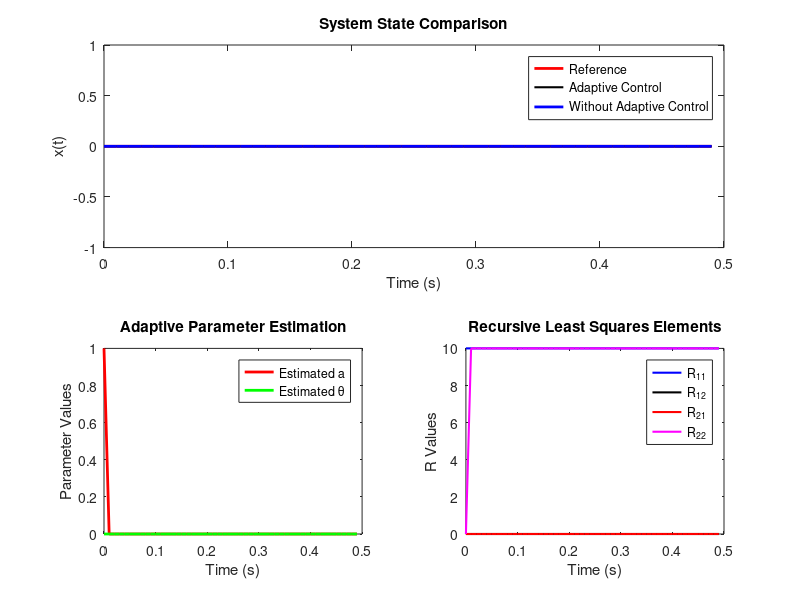

Write MATLAB code to recreate this figure. (Note: this script raises an error after producing the figure.)
% Indirect Model Identification Adaptive Control (MIAC) using 
% Recursive Least Squares First-Order SISO System
% Written By: Rasit
% Date: 27-Jan-2025
clc,clear,close all;

%% System Parameters (True and Reference Model)
a = 1; b = 2; theta = 0.2;  % True system parameters
am = -1; bm = 1;            % Reference model parameters

% Basis Functions
Phi = @(x) x * x;
Psi = @(x) [x; Phi(x)];

%Simulation Parameters
Ts = 1e-2;                     % Time step
t = 0:Ts:50;                   % Simulation time
ref = zeros(length(t),1);      % Input signal (initially zero)
% ref(t > 0.5) = sin(t(t > 0.5)); % Sinusoidal input after 0.5 second
ref(t > 1) = square(t(t > 1));    % Square input after 1 second

x_ref = zeros(length(t), 1);   % Reference model state
x = zeros(length(t), 1);       % Actual system state
u = zeros(length(t), 1);       % Control input
xdot = 0;

% Estimated Parameters
a_est = zeros(length(t), 1); a_est(1) = a;
theta_est = zeros(length(t), 1);
Omega_est = zeros(2, length(t));

% Without Adaptive Control
x_no_adapt = zeros(length(t), 1);
e_no_adapt = zeros(length(t), 1);

% Recursive Least Squares Initialization
R = 10 * eye(2);
r11 = zeros(length(t), 1); r11(1) = R(1,1);
r12 = zeros(length(t), 1);
r21 = zeros(length(t), 1); r21(1) = R(2,1);
r22 = zeros(length(t), 1);

%% Adaptive Control Gains
gam_a = 10;
gam_f = 10;
P = 1;
Gamma = [gam_a 0; 0 gam_f];  % Gradient Least Squares Gain

% True Control Gains
kx_true = (am - a) / b;
kr_true = bm / b;

%% Simulation Loop
figure('units', 'normalized', 'outerposition', [0 0 1 1], 'color', 'w')

for i = 2:length(t)
    if (i*Ts) > 25
        ref(i) = cos(i*Ts);
    end
    e = x_ref(i-1) - x(i-1);

    % Control Law
    kx = (am - a_est(i-1)) / b;
    kr = bm / b;
    ubar = kx * x(i-1) + kr * ref(i);
    xdot_des = a_est(i-1) * x(i-1) + b * ubar;
    epsilon = xdot_des - xdot;

    u(i-1) = kx * x(i-1) + kr * ref(i) - theta_est(i-1) * Phi(x(i-1));
    u_no_adapt = kx_true * x_no_adapt(i-1) + kr_true * ref(i);

    % Adaptive Law (Recursive Least Squares)
    Rdot = -R * Psi(x(i-1)) * Psi(x(i-1))' * R;

    % Gradient Least Squares Adaptive Law
    Omegadot = -Gamma * Psi(x(i-1)) * (epsilon + e * P);

    % System Dynamics
    xdot_ref = am * x_ref(i-1) + bm * ref(i);
    xdot = a * x(i-1) + b * u(i-1) + b * theta * Phi(x(i-1));
    xdot_no_adapt = a * x_no_adapt(i-1) + b * u_no_adapt + b * theta * Phi(x_no_adapt(i-1));

    % Update Variables (Euler Method)
    x_ref(i) = x_ref(i-1) + xdot_ref * Ts;
    x(i) = x(i-1) + xdot * Ts;
    Omega_est(:,i) = Omega_est(:,i-1) + Omegadot * Ts;
    theta_est(i) = Omega_est(2,i) / b;
    R = R + Rdot * Ts;
    a_est(i) = Omega_est(1,i);
    x_no_adapt(i) = x_no_adapt(i-1) + xdot_no_adapt * Ts;
    e_no_adapt(i) = x_ref(i) - x_no_adapt(i);

    r11(i) = R(1,1);
    r12(i) = R(1,2);
    r21(i) = R(2,1);
    r22(i) = R(2,2);

    % Plot Result
    if mod(i,5e1) == 0 || mod(i,length(t)) == 0
        clf
        subplot(2,2,[1,2]); % System State Comparison
        plot(t(1:i), x_ref(1:i), 'r', 'LineWidth', 2); hold on;
        plot(t(1:i), x(1:i), 'k', 'LineWidth', 1.5);
        plot(t(1:i), x_no_adapt(1:i), 'b', 'LineWidth', 2);
        legend('Reference', 'Adaptive Control', 'Without Adaptive Control');
        xlabel('Time (s)'); ylabel('x(t)'); title('System State Comparison');

        subplot(223); % Estimated Parameters
        plot(t(1:i), a_est(1:i), 'r', 'LineWidth', 2); hold on;
        plot(t(1:i), theta_est(1:i), 'g', 'LineWidth', 2);
        legend('Estimated a', 'Estimated \theta');
        xlabel('Time (s)'); ylabel('Parameter Values'); title('Adaptive Parameter Estimation');

        subplot(224); % Recursive Least Squares Elements
        plot(t(1:i), r11(1:i), 'b', 'LineWidth', 1.5); hold on;
        plot(t(1:i), r12(1:i), 'k', 'LineWidth', 1.5);
        plot(t(1:i), r21(1:i), 'r', 'LineWidth', 1.5);
        plot(t(1:i), r22(1:i), 'm', 'LineWidth', 1.5);
        legend('R_{11}', 'R_{12}', 'R_{21}', 'R_{22}');
        xlabel('Time (s)'); ylabel('R Values');
        title('Recursive Least Squares Elements');

        sgtitle('Indirect MIAC Simulation');
        drawnow
    end

end


